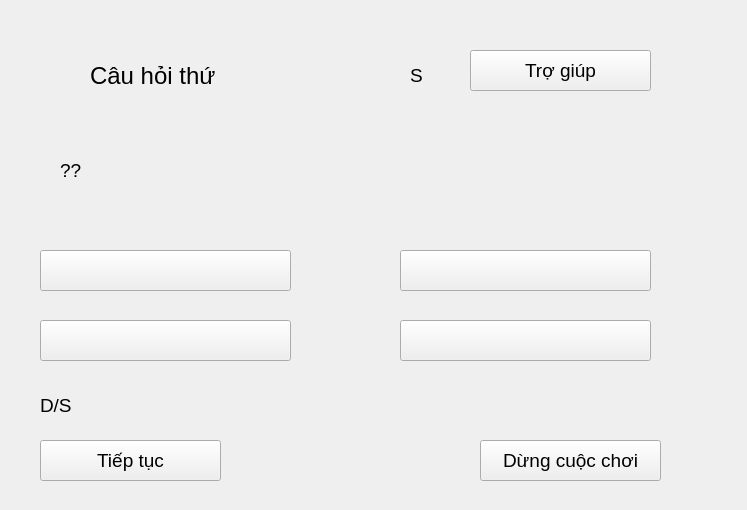
<?xml version="1.0" encoding="UTF-8"?>
<ui version="4.0">
 <class>ManHinhCauHoi</class>
 <widget class="QWidget" name="ManHinhCauHoi">
  <property name="geometry">
   <rect>
    <x>0</x>
    <y>0</y>
    <width>747</width>
    <height>510</height>
   </rect>
  </property>
  <property name="windowTitle">
   <string>Form</string>
  </property>
  <widget class="QLabel" name="label">
   <property name="geometry">
    <rect>
     <x>70</x>
     <y>70</y>
     <width>181</width>
     <height>16</height>
    </rect>
   </property>
   <property name="text">
    <string/>
   </property>
  </widget>
  <widget class="QLabel" name="label_3">
   <property name="geometry">
    <rect>
     <x>90</x>
     <y>60</y>
     <width>161</width>
     <height>31</height>
    </rect>
   </property>
   <property name="font">
    <font>
     <pointsize>18</pointsize>
    </font>
   </property>
   <property name="text">
    <string>Câu hỏi thứ </string>
   </property>
  </widget>
  <widget class="QPushButton" name="pushButton">
   <property name="geometry">
    <rect>
     <x>40</x>
     <y>250</y>
     <width>251</width>
     <height>41</height>
    </rect>
   </property>
   <property name="font">
    <font>
     <pointsize>14</pointsize>
    </font>
   </property>
   <property name="text">
    <string/>
   </property>
  </widget>
  <widget class="QPushButton" name="pushButton_2">
   <property name="geometry">
    <rect>
     <x>400</x>
     <y>250</y>
     <width>251</width>
     <height>41</height>
    </rect>
   </property>
   <property name="font">
    <font>
     <pointsize>14</pointsize>
    </font>
   </property>
   <property name="text">
    <string/>
   </property>
  </widget>
  <widget class="QPushButton" name="pushButton_3">
   <property name="geometry">
    <rect>
     <x>40</x>
     <y>320</y>
     <width>251</width>
     <height>41</height>
    </rect>
   </property>
   <property name="font">
    <font>
     <pointsize>14</pointsize>
    </font>
   </property>
   <property name="text">
    <string/>
   </property>
  </widget>
  <widget class="QPushButton" name="pushButton_4">
   <property name="geometry">
    <rect>
     <x>400</x>
     <y>320</y>
     <width>251</width>
     <height>41</height>
    </rect>
   </property>
   <property name="font">
    <font>
     <pointsize>14</pointsize>
    </font>
   </property>
   <property name="text">
    <string/>
   </property>
  </widget>
  <widget class="QPushButton" name="pushButton_5">
   <property name="geometry">
    <rect>
     <x>470</x>
     <y>50</y>
     <width>181</width>
     <height>41</height>
    </rect>
   </property>
   <property name="font">
    <font>
     <pointsize>14</pointsize>
    </font>
   </property>
   <property name="text">
    <string>Trợ giúp</string>
   </property>
  </widget>
  <widget class="QPushButton" name="pushButton_6">
   <property name="geometry">
    <rect>
     <x>480</x>
     <y>440</y>
     <width>181</width>
     <height>41</height>
    </rect>
   </property>
   <property name="font">
    <font>
     <pointsize>14</pointsize>
    </font>
   </property>
   <property name="text">
    <string>Dừng cuộc chơi</string>
   </property>
  </widget>
  <widget class="QLabel" name="label_4">
   <property name="geometry">
    <rect>
     <x>60</x>
     <y>130</y>
     <width>321</width>
     <height>81</height>
    </rect>
   </property>
   <property name="font">
    <font>
     <pointsize>14</pointsize>
    </font>
   </property>
   <property name="text">
    <string>??</string>
   </property>
  </widget>
  <widget class="QLabel" name="label_5">
   <property name="geometry">
    <rect>
     <x>40</x>
     <y>390</y>
     <width>201</width>
     <height>31</height>
    </rect>
   </property>
   <property name="font">
    <font>
     <pointsize>14</pointsize>
    </font>
   </property>
   <property name="text">
    <string>D/S</string>
   </property>
  </widget>
  <widget class="QPushButton" name="pushButton_7">
   <property name="geometry">
    <rect>
     <x>40</x>
     <y>440</y>
     <width>181</width>
     <height>41</height>
    </rect>
   </property>
   <property name="font">
    <font>
     <pointsize>14</pointsize>
    </font>
   </property>
   <property name="text">
    <string>Tiếp tục</string>
   </property>
  </widget>
  <widget class="QLabel" name="label_6">
   <property name="geometry">
    <rect>
     <x>410</x>
     <y>60</y>
     <width>51</width>
     <height>31</height>
    </rect>
   </property>
   <property name="font">
    <font>
     <pointsize>14</pointsize>
    </font>
   </property>
   <property name="text">
    <string>S</string>
   </property>
  </widget>
 </widget>
 <resources/>
 <connections/>
</ui>
